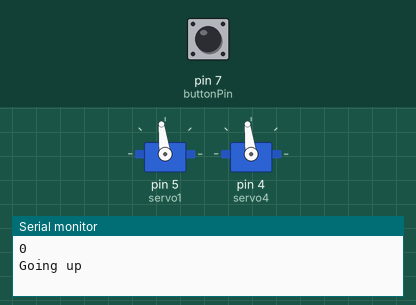
The sketch below on a simulated Arduino Uno, built with avr-gcc and run on an emulated ATmega328P. Shown: 2 × servo, the last lines printed to the serial monitor. Inputs (shaded band) come from the test bench; at power-on: pin 7 (buttonPin) HIGH.

Above: at 0.46 s.
At 1.2 s:
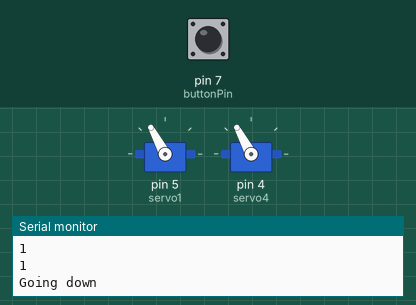
1.3 s: pin 7 (buttonPin) pulled LOW for 1 s
At 2.14 s:
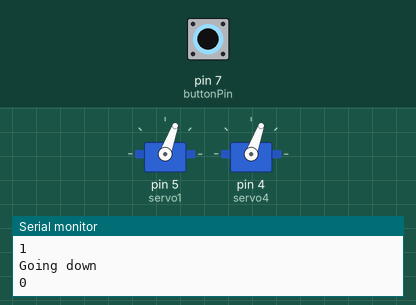
Timing chart, 0 to 10.8 s (numbered marks = the images above; inputs shaded):
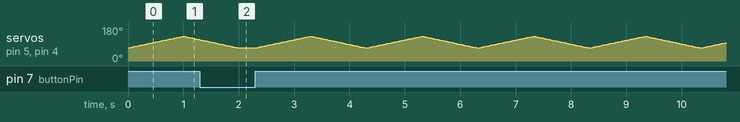

The sketch:

bridgeCode1.ino
```cpp
#include <Servo.h>

Servo servo1;
Servo servo2;
Servo servo3;
Servo servo4;

int pos1 = 0;
int pos2 = 0;
int pos3 = 0;
int pos4 = 0;

const int buttonPin = 7;
int buttonState = 0;
int x;

int cannon = 0;

void setup() {
  x = 0;
  pinMode(buttonPin, INPUT_PULLUP);
  servo1.attach(5);
//  servo2.attach(2);
//  servo3.attach(3);
  servo4.attach(4);
  Serial.begin(9600);
  servo1.write(70);
//  servo2.write(70);
//  servo3.write(70); // janky
  servo4.write(70); //janky

}

void moveServos() {
  for (int i = 70; i < 130; i++) {

    servo1.write(i);
    servo4.write(i);
    delay(16);

  }

}

void moveServos2() {
for (int f = 130; f >= 70; f--) {
    servo1.write(f);
    servo4.write((f));
    delay(16);
  }
}

void loop() {

  if (Serial.available() > 0) {
    int c = Serial.read();
    if (c == 'm') {
      cannon = 1;
    }
    if (c == 'e') {
      cannon = 0;
  }
}

  buttonState = digitalRead(buttonPin);
  if (cannon == 0) {


  if(buttonState == 1){
    Serial.println(x);
    if (x == 0){
      Serial.println("Going up");
      x = 1;
      moveServos();
      //Serial.print(x);
      delay(30);
    }

    else if (x == 1) {
      Serial.println("Going down");
      //Serial.print('Hello');
      x = 0;
      moveServos2();
      //Serial.print(x);
      delay(30);
    }
    Serial.println(x);
  }


}
else if (cannon == 1) {
  if(buttonState == 1){
    Serial.println(x);
    if (x == 0){
      x = 1;
      servo1.write(130);
      servo4.write(130);

      delay(300);
    }

    else if (x == 1) {
      x = 0;
      servo1.write(70);
      servo4.write(70);

      delay(300);
    }
}
}
}
```
